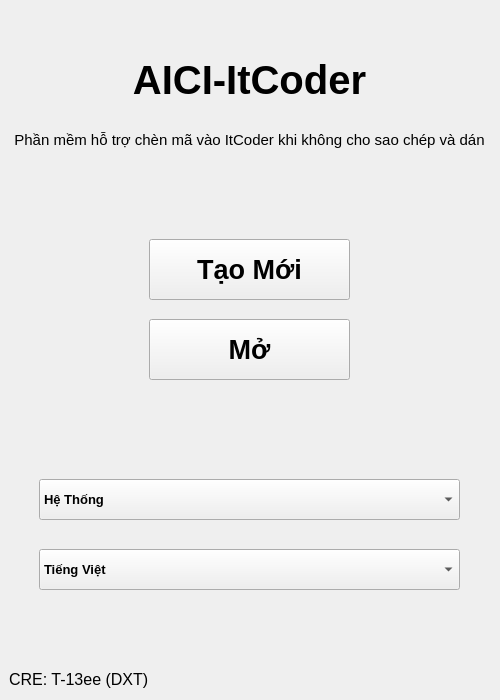
<?xml version="1.0" encoding="UTF-8"?>
<ui version="4.0">
 <class>MainWindow</class>
 <widget class="QMainWindow" name="MainWindow">
  <property name="geometry">
   <rect>
    <x>0</x>
    <y>0</y>
    <width>500</width>
    <height>700</height>
   </rect>
  </property>
  <property name="font">
   <font>
    <family>Tahoma</family>
   </font>
  </property>
  <property name="windowTitle">
   <string>AICI-ItCoder</string>
  </property>
  <property name="windowIcon">
   <iconset>
    <normaloff>../icon.ico</normaloff>../icon.ico</iconset>
  </property>
  <widget class="QWidget" name="centralwidget">
   <widget class="QStackedWidget" name="stackedWidget">
    <property name="geometry">
     <rect>
      <x>-1</x>
      <y>-1</y>
      <width>501</width>
      <height>701</height>
     </rect>
    </property>
    <property name="currentIndex">
     <number>0</number>
    </property>
    <widget class="QWidget" name="mainPage">
     <widget class="QPushButton" name="newButtonMainPage">
      <property name="geometry">
       <rect>
        <x>150</x>
        <y>240</y>
        <width>201</width>
        <height>61</height>
       </rect>
      </property>
      <property name="font">
       <font>
        <family>Tahoma</family>
        <pointsize>20</pointsize>
        <weight>75</weight>
        <bold>true</bold>
       </font>
      </property>
      <property name="text">
       <string>Tạo Mới</string>
      </property>
     </widget>
     <widget class="QPushButton" name="openButtonMainPage">
      <property name="geometry">
       <rect>
        <x>150</x>
        <y>320</y>
        <width>201</width>
        <height>61</height>
       </rect>
      </property>
      <property name="font">
       <font>
        <family>Tahoma</family>
        <pointsize>20</pointsize>
        <weight>75</weight>
        <bold>true</bold>
       </font>
      </property>
      <property name="text">
       <string>Mở</string>
      </property>
     </widget>
     <widget class="QLabel" name="label_2">
      <property name="geometry">
       <rect>
        <x>0</x>
        <y>110</y>
        <width>501</width>
        <height>61</height>
       </rect>
      </property>
      <property name="font">
       <font>
        <family>Tahoma</family>
        <pointsize>11</pointsize>
       </font>
      </property>
      <property name="text">
       <string>Phần mềm hỗ trợ chèn mã vào ItCoder khi không cho sao chép và dán</string>
      </property>
      <property name="alignment">
       <set>Qt::AlignCenter</set>
      </property>
      <property name="wordWrap">
       <bool>true</bool>
      </property>
     </widget>
     <widget class="QLabel" name="label">
      <property name="geometry">
       <rect>
        <x>0</x>
        <y>40</y>
        <width>501</width>
        <height>81</height>
       </rect>
      </property>
      <property name="font">
       <font>
        <family>Tahoma</family>
        <pointsize>30</pointsize>
        <weight>75</weight>
        <bold>true</bold>
       </font>
      </property>
      <property name="text">
       <string>AICI-ItCoder</string>
      </property>
      <property name="alignment">
       <set>Qt::AlignCenter</set>
      </property>
     </widget>
     <widget class="QLabel" name="label_3">
      <property name="geometry">
       <rect>
        <x>10</x>
        <y>660</y>
        <width>481</width>
        <height>41</height>
       </rect>
      </property>
      <property name="font">
       <font>
        <family>Tahoma</family>
        <pointsize>12</pointsize>
       </font>
      </property>
      <property name="text">
       <string>CRE: T-13ee (DXT)</string>
      </property>
      <property name="alignment">
       <set>Qt::AlignLeading|Qt::AlignLeft|Qt::AlignVCenter</set>
      </property>
     </widget>
     <widget class="QComboBox" name="themeComboBoxMainPage">
      <property name="geometry">
       <rect>
        <x>40</x>
        <y>480</y>
        <width>421</width>
        <height>41</height>
       </rect>
      </property>
      <property name="font">
       <font>
        <family>Tahoma</family>
        <pointsize>10</pointsize>
        <weight>75</weight>
        <bold>true</bold>
       </font>
      </property>
      <item>
       <property name="text">
        <string>Hệ Thống</string>
       </property>
      </item>
      <item>
       <property name="text">
        <string>Sáng</string>
       </property>
      </item>
      <item>
       <property name="text">
        <string>Tối</string>
       </property>
      </item>
     </widget>
     <widget class="QComboBox" name="laguageComboBoxMainPage">
      <property name="geometry">
       <rect>
        <x>40</x>
        <y>550</y>
        <width>421</width>
        <height>41</height>
       </rect>
      </property>
      <property name="font">
       <font>
        <family>Tahoma</family>
        <pointsize>10</pointsize>
        <weight>75</weight>
        <bold>true</bold>
       </font>
      </property>
      <item>
       <property name="text">
        <string>Tiếng Việt</string>
       </property>
      </item>
      <item>
       <property name="text">
        <string>English</string>
       </property>
      </item>
     </widget>
    </widget>
    <widget class="QWidget" name="progressPage">
     <widget class="QTabWidget" name="progressTab">
      <property name="geometry">
       <rect>
        <x>0</x>
        <y>80</y>
        <width>501</width>
        <height>621</height>
       </rect>
      </property>
      <property name="font">
       <font>
        <family>Tahoma</family>
        <pointsize>10</pointsize>
        <weight>75</weight>
        <bold>true</bold>
       </font>
      </property>
      <property name="tabPosition">
       <enum>QTabWidget::North</enum>
      </property>
      <property name="tabShape">
       <enum>QTabWidget::Rounded</enum>
      </property>
      <property name="currentIndex">
       <number>0</number>
      </property>
      <property name="elideMode">
       <enum>Qt::ElideNone</enum>
      </property>
      <property name="documentMode">
       <bool>false</bool>
      </property>
      <property name="tabsClosable">
       <bool>false</bool>
      </property>
      <property name="movable">
       <bool>false</bool>
      </property>
      <property name="tabBarAutoHide">
       <bool>false</bool>
      </property>
      <widget class="QWidget" name="tab1">
       <property name="font">
        <font>
         <family>Tahoma</family>
         <pointsize>10</pointsize>
         <weight>50</weight>
         <bold>false</bold>
        </font>
       </property>
       <attribute name="title">
        <string>Bảng tiến trình</string>
       </attribute>
       <widget class="QPlainTextEdit" name="contentPlainTextEditProgressPage">
        <property name="geometry">
         <rect>
          <x>10</x>
          <y>190</y>
          <width>481</width>
          <height>211</height>
         </rect>
        </property>
        <property name="font">
         <font>
          <family>Tahoma</family>
          <pointsize>10</pointsize>
          <weight>50</weight>
          <bold>false</bold>
         </font>
        </property>
        <property name="frameShape">
         <enum>QFrame::Box</enum>
        </property>
        <property name="overwriteMode">
         <bool>false</bool>
        </property>
        <property name="placeholderText">
         <string>Nhập nội dung ở đây</string>
        </property>
       </widget>
       <widget class="QLabel" name="label_4">
        <property name="geometry">
         <rect>
          <x>10</x>
          <y>10</y>
          <width>111</width>
          <height>31</height>
         </rect>
        </property>
        <property name="text">
         <string>Thời gian chờ:</string>
        </property>
       </widget>
       <widget class="QDoubleSpinBox" name="waitTimeDoubleSpinBoxProgressPage">
        <property name="geometry">
         <rect>
          <x>120</x>
          <y>10</y>
          <width>361</width>
          <height>31</height>
         </rect>
        </property>
        <property name="wrapping">
         <bool>false</bool>
        </property>
        <property name="buttonSymbols">
         <enum>QAbstractSpinBox::UpDownArrows</enum>
        </property>
        <property name="specialValueText">
         <string/>
        </property>
        <property name="accelerated">
         <bool>false</bool>
        </property>
        <property name="showGroupSeparator" stdset="0">
         <bool>false</bool>
        </property>
        <property name="prefix">
         <string/>
        </property>
        <property name="suffix">
         <string> giây</string>
        </property>
        <property name="maximum">
         <double>3600.000000000000000</double>
        </property>
        <property name="value">
         <double>5.000000000000000</double>
        </property>
       </widget>
       <widget class="QLabel" name="label_5">
        <property name="geometry">
         <rect>
          <x>10</x>
          <y>60</y>
          <width>111</width>
          <height>31</height>
         </rect>
        </property>
        <property name="text">
         <string>Thời gian nghỉ</string>
        </property>
       </widget>
       <widget class="QLabel" name="label_6">
        <property name="geometry">
         <rect>
          <x>40</x>
          <y>90</y>
          <width>71</width>
          <height>31</height>
         </rect>
        </property>
        <property name="text">
         <string>Cố định:</string>
        </property>
       </widget>
       <widget class="Line" name="line_3">
        <property name="geometry">
         <rect>
          <x>10</x>
          <y>50</y>
          <width>481</width>
          <height>16</height>
         </rect>
        </property>
        <property name="orientation">
         <enum>Qt::Horizontal</enum>
        </property>
       </widget>
       <widget class="QDoubleSpinBox" name="fixedDelayTimeDoubleSpinBoxProgressPage">
        <property name="geometry">
         <rect>
          <x>110</x>
          <y>90</y>
          <width>371</width>
          <height>31</height>
         </rect>
        </property>
        <property name="wrapping">
         <bool>false</bool>
        </property>
        <property name="buttonSymbols">
         <enum>QAbstractSpinBox::UpDownArrows</enum>
        </property>
        <property name="specialValueText">
         <string/>
        </property>
        <property name="accelerated">
         <bool>false</bool>
        </property>
        <property name="prefix">
         <string/>
        </property>
        <property name="suffix">
         <string> giây</string>
        </property>
        <property name="minimum">
         <double>0.000000000000000</double>
        </property>
        <property name="maximum">
         <double>3600.000000000000000</double>
        </property>
        <property name="value">
         <double>0.100000000000000</double>
        </property>
       </widget>
       <widget class="QRadioButton" name="fixedDelayTimeRadioButtonProgressPage">
        <property name="geometry">
         <rect>
          <x>20</x>
          <y>90</y>
          <width>16</width>
          <height>31</height>
         </rect>
        </property>
        <property name="text">
         <string/>
        </property>
        <property name="checked">
         <bool>true</bool>
        </property>
       </widget>
       <widget class="QLabel" name="label_7">
        <property name="geometry">
         <rect>
          <x>40</x>
          <y>130</y>
          <width>89</width>
          <height>31</height>
         </rect>
        </property>
        <property name="text">
         <string>Ngẫu nhiên:</string>
        </property>
       </widget>
       <widget class="QRadioButton" name="randomDelayTimeRadioButtonProgressPage">
        <property name="geometry">
         <rect>
          <x>20</x>
          <y>130</y>
          <width>16</width>
          <height>31</height>
         </rect>
        </property>
        <property name="text">
         <string/>
        </property>
        <property name="checked">
         <bool>false</bool>
        </property>
       </widget>
       <widget class="QDoubleSpinBox" name="randomDelayTimeDoubleSpinBoxProgressPage1">
        <property name="enabled">
         <bool>false</bool>
        </property>
        <property name="geometry">
         <rect>
          <x>140</x>
          <y>130</y>
          <width>151</width>
          <height>31</height>
         </rect>
        </property>
        <property name="wrapping">
         <bool>false</bool>
        </property>
        <property name="buttonSymbols">
         <enum>QAbstractSpinBox::UpDownArrows</enum>
        </property>
        <property name="specialValueText">
         <string/>
        </property>
        <property name="accelerated">
         <bool>false</bool>
        </property>
        <property name="prefix">
         <string/>
        </property>
        <property name="suffix">
         <string> giây</string>
        </property>
        <property name="minimum">
         <double>0.000000000000000</double>
        </property>
        <property name="maximum">
         <double>5.000000000000000</double>
        </property>
        <property name="value">
         <double>1.000000000000000</double>
        </property>
       </widget>
       <widget class="QLabel" name="label_8">
        <property name="geometry">
         <rect>
          <x>300</x>
          <y>130</y>
          <width>21</width>
          <height>31</height>
         </rect>
        </property>
        <property name="font">
         <font>
          <family>Tahoma</family>
          <pointsize>30</pointsize>
          <weight>50</weight>
          <bold>false</bold>
         </font>
        </property>
        <property name="text">
         <string>-</string>
        </property>
        <property name="alignment">
         <set>Qt::AlignCenter</set>
        </property>
       </widget>
       <widget class="QDoubleSpinBox" name="randomDelayTimeDoubleSpinBoxProgressPage2">
        <property name="enabled">
         <bool>false</bool>
        </property>
        <property name="geometry">
         <rect>
          <x>330</x>
          <y>130</y>
          <width>151</width>
          <height>31</height>
         </rect>
        </property>
        <property name="wrapping">
         <bool>false</bool>
        </property>
        <property name="buttonSymbols">
         <enum>QAbstractSpinBox::UpDownArrows</enum>
        </property>
        <property name="specialValueText">
         <string/>
        </property>
        <property name="accelerated">
         <bool>false</bool>
        </property>
        <property name="prefix">
         <string/>
        </property>
        <property name="suffix">
         <string> giây</string>
        </property>
        <property name="minimum">
         <double>1.000000000000000</double>
        </property>
        <property name="maximum">
         <double>3600.000000000000000</double>
        </property>
        <property name="value">
         <double>5.000000000000000</double>
        </property>
       </widget>
       <widget class="Line" name="line_4">
        <property name="geometry">
         <rect>
          <x>10</x>
          <y>170</y>
          <width>481</width>
          <height>16</height>
         </rect>
        </property>
        <property name="orientation">
         <enum>Qt::Horizontal</enum>
        </property>
       </widget>
       <widget class="QPushButton" name="openFileButtonProgressPage">
        <property name="geometry">
         <rect>
          <x>10</x>
          <y>450</y>
          <width>93</width>
          <height>31</height>
         </rect>
        </property>
        <property name="font">
         <font>
          <family>Tahoma</family>
          <pointsize>10</pointsize>
          <weight>75</weight>
          <bold>true</bold>
         </font>
        </property>
        <property name="text">
         <string>Mở Tệp</string>
        </property>
       </widget>
       <widget class="QPushButton" name="startButtonProgressPage">
        <property name="enabled">
         <bool>false</bool>
        </property>
        <property name="geometry">
         <rect>
          <x>170</x>
          <y>500</y>
          <width>171</width>
          <height>61</height>
         </rect>
        </property>
        <property name="font">
         <font>
          <family>Tahoma</family>
          <pointsize>20</pointsize>
          <weight>75</weight>
          <bold>true</bold>
         </font>
        </property>
        <property name="text">
         <string>Bắt Đầu</string>
        </property>
       </widget>
       <widget class="QLineEdit" name="filePathLineEditProgressPage">
        <property name="geometry">
         <rect>
          <x>110</x>
          <y>450</y>
          <width>371</width>
          <height>31</height>
         </rect>
        </property>
        <property name="font">
         <font>
          <family>Tahoma</family>
          <pointsize>10</pointsize>
          <weight>50</weight>
          <bold>false</bold>
         </font>
        </property>
        <property name="readOnly">
         <bool>true</bool>
        </property>
        <property name="placeholderText">
         <string>Đường dẫn tệp</string>
        </property>
       </widget>
       <widget class="QPushButton" name="stopButtonProgressPage">
        <property name="enabled">
         <bool>true</bool>
        </property>
        <property name="geometry">
         <rect>
          <x>160</x>
          <y>500</y>
          <width>191</width>
          <height>61</height>
         </rect>
        </property>
        <property name="font">
         <font>
          <family>Tahoma</family>
          <pointsize>20</pointsize>
          <weight>75</weight>
          <bold>true</bold>
         </font>
        </property>
        <property name="text">
         <string>Tạm Dừng</string>
        </property>
       </widget>
       <widget class="QCheckBox" name="autoBeauSourceCodeIdeItCoderCheckBoxProgressPage">
        <property name="geometry">
         <rect>
          <x>20</x>
          <y>410</y>
          <width>471</width>
          <height>31</height>
         </rect>
        </property>
        <property name="font">
         <font>
          <family>Tahoma</family>
          <pointsize>10</pointsize>
          <weight>50</weight>
          <bold>false</bold>
         </font>
        </property>
        <property name="text">
         <string>Tự động làm đẹp mã nguồn trong IDE ItCoder</string>
        </property>
        <property name="checked">
         <bool>true</bool>
        </property>
        <property name="autoRepeat">
         <bool>false</bool>
        </property>
       </widget>
      </widget>
     </widget>
     <widget class="Line" name="line">
      <property name="geometry">
       <rect>
        <x>10</x>
        <y>70</y>
        <width>481</width>
        <height>16</height>
       </rect>
      </property>
      <property name="orientation">
       <enum>Qt::Horizontal</enum>
      </property>
     </widget>
     <widget class="QPushButton" name="exitProgressPageButtonProgressPage">
      <property name="geometry">
       <rect>
        <x>390</x>
        <y>30</y>
        <width>93</width>
        <height>31</height>
       </rect>
      </property>
      <property name="font">
       <font>
        <family>Tahoma</family>
        <pointsize>10</pointsize>
        <weight>75</weight>
        <bold>true</bold>
       </font>
      </property>
      <property name="text">
       <string>Thoát</string>
      </property>
     </widget>
     <widget class="QPushButton" name="saveProgressButtonProgressPage">
      <property name="enabled">
       <bool>false</bool>
      </property>
      <property name="geometry">
       <rect>
        <x>290</x>
        <y>30</y>
        <width>93</width>
        <height>31</height>
       </rect>
      </property>
      <property name="font">
       <font>
        <family>Tahoma</family>
        <pointsize>10</pointsize>
        <weight>75</weight>
        <bold>true</bold>
       </font>
      </property>
      <property name="text">
       <string>Lưu</string>
      </property>
     </widget>
     <widget class="Line" name="line_2">
      <property name="geometry">
       <rect>
        <x>10</x>
        <y>10</y>
        <width>481</width>
        <height>16</height>
       </rect>
      </property>
      <property name="orientation">
       <enum>Qt::Horizontal</enum>
      </property>
     </widget>
     <widget class="QLabel" name="label_9">
      <property name="geometry">
       <rect>
        <x>20</x>
        <y>25</y>
        <width>271</width>
        <height>41</height>
       </rect>
      </property>
      <property name="font">
       <font>
        <family>Tahoma</family>
        <pointsize>15</pointsize>
        <weight>75</weight>
        <bold>true</bold>
       </font>
      </property>
      <property name="text">
       <string>AICI-ItCoder</string>
      </property>
     </widget>
    </widget>
   </widget>
  </widget>
 </widget>
 <resources/>
 <connections/>
</ui>
